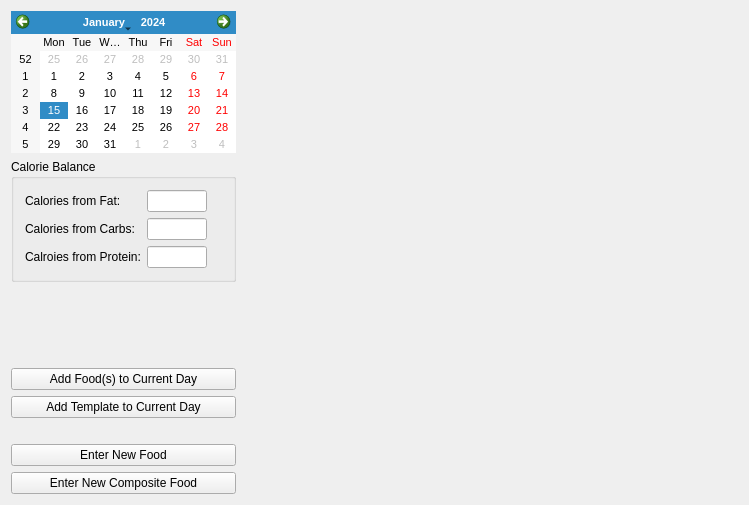
<?xml version="1.0" encoding="UTF-8"?>
<ui version="4.0">
 <class>NutritionTrackerUI</class>
 <widget class="QWidget" name="NutritionTrackerUI">
  <property name="geometry">
   <rect>
    <x>0</x>
    <y>0</y>
    <width>749</width>
    <height>505</height>
   </rect>
  </property>
  <property name="windowTitle">
   <string>NutritionTracker</string>
  </property>
  <layout class="QHBoxLayout" name="horizontalLayout">
   <item>
    <layout class="QVBoxLayout" name="verticalLayout" stretch="0,0,0,0,0,0,0,0">
     <item>
      <widget class="QCalendarWidget" name="calCurrentDay">
       <property name="sizePolicy">
        <sizepolicy hsizetype="Minimum" vsizetype="Minimum">
         <horstretch>0</horstretch>
         <verstretch>0</verstretch>
        </sizepolicy>
       </property>
       <property name="maximumSize">
        <size>
         <width>225</width>
         <height>145</height>
        </size>
       </property>
       <property name="font">
        <font>
         <pointsize>8</pointsize>
        </font>
       </property>
      </widget>
     </item>
     <item>
      <widget class="QGroupBox" name="grpBalance">
       <property name="sizePolicy">
        <sizepolicy hsizetype="Minimum" vsizetype="Preferred">
         <horstretch>0</horstretch>
         <verstretch>0</verstretch>
        </sizepolicy>
       </property>
       <property name="minimumSize">
        <size>
         <width>0</width>
         <height>100</height>
        </size>
       </property>
       <property name="title">
        <string>Calorie Balance</string>
       </property>
       <layout class="QFormLayout" name="formlayout">
        <property name="fieldGrowthPolicy">
         <enum>QFormLayout::ExpandingFieldsGrow</enum>
        </property>
        <item row="1" column="0">
         <widget class="QLabel" name="lblFromCarbs">
          <property name="text">
           <string>Calories from Carbs:</string>
          </property>
         </widget>
        </item>
        <item row="1" column="1">
         <widget class="QLineEdit" name="txtFromCarbs">
          <property name="sizePolicy">
           <sizepolicy hsizetype="Fixed" vsizetype="Fixed">
            <horstretch>0</horstretch>
            <verstretch>0</verstretch>
           </sizepolicy>
          </property>
          <property name="maximumSize">
           <size>
            <width>60</width>
            <height>16777215</height>
           </size>
          </property>
          <property name="alignment">
           <set>Qt::AlignRight|Qt::AlignTrailing|Qt::AlignVCenter</set>
          </property>
          <property name="readOnly">
           <bool>true</bool>
          </property>
         </widget>
        </item>
        <item row="2" column="1">
         <widget class="QLineEdit" name="txtFromProtein">
          <property name="sizePolicy">
           <sizepolicy hsizetype="Fixed" vsizetype="Fixed">
            <horstretch>0</horstretch>
            <verstretch>0</verstretch>
           </sizepolicy>
          </property>
          <property name="maximumSize">
           <size>
            <width>60</width>
            <height>16777215</height>
           </size>
          </property>
          <property name="alignment">
           <set>Qt::AlignRight|Qt::AlignTrailing|Qt::AlignVCenter</set>
          </property>
          <property name="readOnly">
           <bool>true</bool>
          </property>
         </widget>
        </item>
        <item row="2" column="0">
         <widget class="QLabel" name="lblFromProtein">
          <property name="text">
           <string>Calroies from Protein:</string>
          </property>
         </widget>
        </item>
        <item row="0" column="1">
         <widget class="QLineEdit" name="txtFromFat">
          <property name="sizePolicy">
           <sizepolicy hsizetype="Fixed" vsizetype="Fixed">
            <horstretch>0</horstretch>
            <verstretch>0</verstretch>
           </sizepolicy>
          </property>
          <property name="maximumSize">
           <size>
            <width>60</width>
            <height>16777215</height>
           </size>
          </property>
          <property name="frame">
           <bool>true</bool>
          </property>
          <property name="alignment">
           <set>Qt::AlignRight|Qt::AlignTrailing|Qt::AlignVCenter</set>
          </property>
          <property name="readOnly">
           <bool>true</bool>
          </property>
         </widget>
        </item>
        <item row="0" column="0">
         <widget class="QLabel" name="lblFromFat">
          <property name="text">
           <string>Calories from Fat:</string>
          </property>
         </widget>
        </item>
       </layout>
      </widget>
     </item>
     <item>
      <spacer name="verticalSpacer_2">
       <property name="orientation">
        <enum>Qt::Vertical</enum>
       </property>
       <property name="sizeHint" stdset="0">
        <size>
         <width>20</width>
         <height>40</height>
        </size>
       </property>
      </spacer>
     </item>
     <item>
      <widget class="QPushButton" name="pushButton">
       <property name="text">
        <string>Add Food(s) to Current Day</string>
       </property>
      </widget>
     </item>
     <item>
      <widget class="QPushButton" name="pushButton_2">
       <property name="text">
        <string>Add Template to Current Day</string>
       </property>
      </widget>
     </item>
     <item>
      <spacer name="verticalSpacer">
       <property name="orientation">
        <enum>Qt::Vertical</enum>
       </property>
       <property name="sizeType">
        <enum>QSizePolicy::Fixed</enum>
       </property>
       <property name="sizeHint" stdset="0">
        <size>
         <width>20</width>
         <height>20</height>
        </size>
       </property>
      </spacer>
     </item>
     <item>
      <widget class="QPushButton" name="pushButton_3">
       <property name="text">
        <string>Enter New Food</string>
       </property>
      </widget>
     </item>
     <item>
      <widget class="QPushButton" name="pushButton_4">
       <property name="text">
        <string>Enter New Composite Food</string>
       </property>
      </widget>
     </item>
    </layout>
   </item>
   <item>
    <layout class="QVBoxLayout" name="verticalLayout_2">
     <item>
      <widget class="FoodTree" name="ftFoodsForDay" native="true">
       <property name="sizePolicy">
        <sizepolicy hsizetype="Expanding" vsizetype="Expanding">
         <horstretch>0</horstretch>
         <verstretch>0</verstretch>
        </sizepolicy>
       </property>
      </widget>
     </item>
     <item>
      <spacer name="horizontalSpacer">
       <property name="orientation">
        <enum>Qt::Horizontal</enum>
       </property>
       <property name="sizeHint" stdset="0">
        <size>
         <width>40</width>
         <height>0</height>
        </size>
       </property>
      </spacer>
     </item>
    </layout>
   </item>
   <item>
    <layout class="QVBoxLayout" name="verticalLayout_3"/>
   </item>
  </layout>
 </widget>
 <layoutdefault spacing="6" margin="11"/>
 <customwidgets>
  <customwidget>
   <class>FoodTree</class>
   <extends>QWidget</extends>
   <header>food_tree.h</header>
   <container>1</container>
  </customwidget>
 </customwidgets>
 <resources/>
 <connections/>
</ui>
